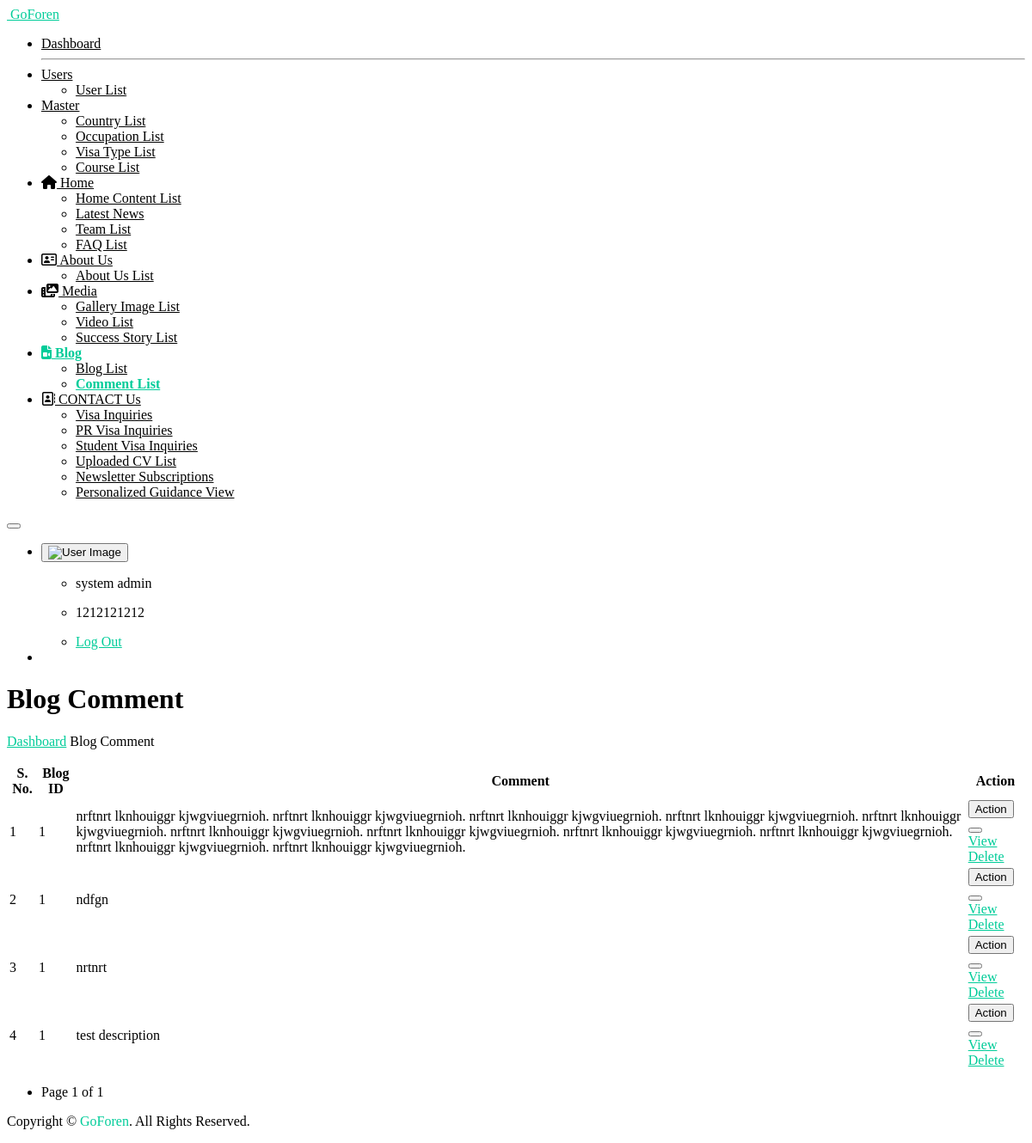
Page /comment_list_view/ (signed in) on the earlier database version.
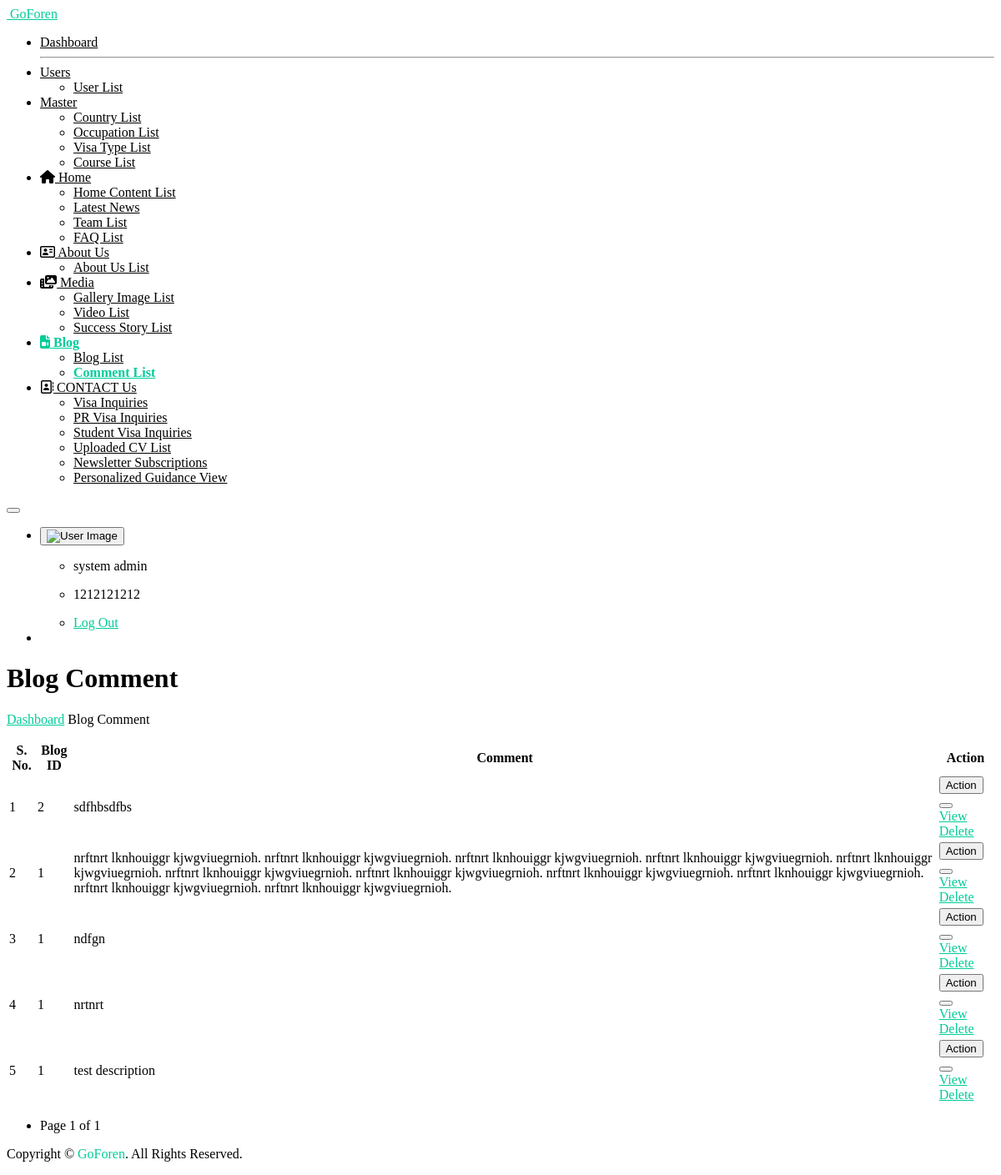
Same page on the later database version.
### myapp/models.py (models this page shows, shortened)
class tbl_blog_comment(models.Model):
    blog_id = models.IntegerField()
    name = models.CharField(max_length=100, null=True)
    email = models.CharField(max_length=100, null=True)
    description = models.TextField(blank=True, null=True)
    created_at = models.DateTimeField(auto_now_add=True)
    updated_at = models.DateTimeField(auto_now=True)
    class Meta:
        db_table = 'tbl_blog_comment'

### myapp/views.py (the view)
    def wrapper(request, *args, **kwargs):
        if 'user_id' not in request.session:
            return redirect('open_sign_in_page')
        return view_func(request, *args, **kwargs)

### myapp/views.py (called while the page is built)
def login_required_custom(view_func):
    def wrapper(request, *args, **kwargs):
        if 'user_id' not in request.session:
            return redirect('open_sign_in_page')
        return view_func(request, *args, **kwargs)
    return wrapper

@login_required_custom
def comment_list_view(request):
    all_comments = tbl_blog_comment.objects.all().order_by("-id")
    paginator = Paginator(all_comments, 10)  # Show 10 comments per page
    page_number = request.GET.get('page')
    page_obj = paginator.get_page(page_number)
    context = {
        "all_comments": page_obj.object_list,
        "page_obj": page_obj,
    }
    return render(request, "comment-list.html", context)

### templates/comment-list.html (shortened to what this page needs)
{% extends "base.html" %}
{% load static %}
{%  block start %}
			<div class="ec-content-wrapper">
				<div class="content">
					<div class="breadcrumb-wrapper d-flex align-items-center justify-content-between">
						<div>
							<h1>Blog Comment</h1>
    							<p class="breadcrumbs"><span><a href="{% url 'dashboard_view' %}">Dashboard</a></span>
								<span></span>Blog Comment</p>
						</div>
					</div>
					<div class="row">
						<div class="col-12">
							<div class="card card-default">
								<div class="card-body">
									<div class="table-responsive">
										<table id="responsive-data-table" class="table">
											<thead>
												<tr>
													<th>S. No.</th>
													<th>Blog ID</th>
													<th>Comment</th>
                                                    <th>Action</th>
												</tr>
											</thead>
											<tbody>
                                                {% for i in all_comments%}
												<tr>
													<td>{{forloop.counter}}</td>
													<td>{{i.blog_id}}</td>
													<td>{{i.description}}</td>
													<td>
														<div class="btn-group mb-1">
															<button type="button"
																class="btn btn-outline-success">Action</button>
															<button type="button"
																class="btn btn-outline-success dropdown-toggle dropdown-toggle-split"
																data-bs-toggle="dropdown" aria-haspopup="true"
																aria-expanded="false" data-display="static">
															</button>
															<div class="dropdown-menu">
                                                                <a class="dropdown-item" href="{% url 'comment_detail_view' i.id %}">View</a>
                                                                <a href="javascript:void(0);" class="dropdown-item delete-btn" data-url="{% url 'delete_comment_view' i.id %}">Delete</a>
															</div>
															</div>
													</td>
												</tr>
                                                {% endfor %}
											</tbody>
										</table>
											<div class="pagination justify-content-center mt-3" style="justify-content: left !important;">
    <nav>
        <ul class="pagination">
            <li class="page-item disabled">
                <span class="page-link">
                    Page {{ page_obj.number }} of {{ page_obj.paginator.num_pages }}
                </span>
            </li>
        </ul>
    </nav>
</div>
									</div>
								</div>
							</div>
						</div>
					</div>
				</div>
			</div>
{%  endblock %}

Differences in the rows shown:
added tbl_blog_comment: blog_id "2", description "sdfhbsdfbs"
